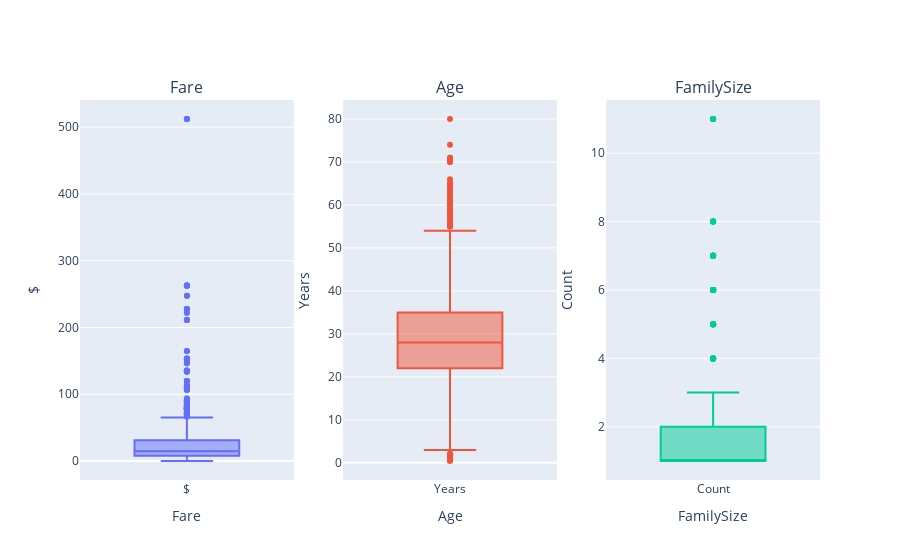

This figure's notebook cell:
### Code cell
from mc_plot import mc_boxplots_solo
box_plot_cols = ['Fare', 'Age', 'FamilySize']
units = ['$', 'Years', 'Count']
mc_boxplots_solo(data_test, box_plot_cols, units)

### Figure 1 — Plotly figure (JSON) as saved in the notebook; plotly's stock layout.template omitted (floating-point values rounded to 4 significant figures; data arrays with more than 128 entries replaced by an {"elided": "..."} marker saying what was removed)
{"data": [{"name": "$", "showlegend": false, "type": "box", "xaxis": "x", "y": {"elided": "891 float values"}, "yaxis": "y"}, {"name": "Years", "showlegend": false, "type": "box", "xaxis": "x2", "y": {"elided": "891 float values"}, "yaxis": "y2"}, {"name": "Count", "showlegend": false, "type": "box", "xaxis": "x3", "y": {"elided": "891 int values"}, "yaxis": "y3"}], "layout": {"annotations": [{"font": {"size": 16}, "showarrow": false, "text": "Fare", "x": 0.1444, "xanchor": "center", "xref": "paper", "y": 1, "yanchor": "bottom", "yref": "paper"}, {"font": {"size": 16}, "showarrow": false, "text": "Age", "x": 0.5, "xanchor": "center", "xref": "paper", "y": 1, "yanchor": "bottom", "yref": "paper"}, {"font": {"size": 16}, "showarrow": false, "text": "FamilySize", "x": 0.8556, "xanchor": "center", "xref": "paper", "y": 1, "yanchor": "bottom", "yref": "paper"}], "xaxis": {"anchor": "y", "domain": [0, 0.2889], "title": {"text": "Fare"}}, "xaxis2": {"anchor": "y2", "domain": [0.3556, 0.6444], "title": {"text": "Age"}}, "xaxis3": {"anchor": "y3", "domain": [0.7111, 1], "title": {"text": "FamilySize"}}, "yaxis": {"anchor": "x", "domain": [0, 1], "title": {"text": "$"}}, "yaxis2": {"anchor": "x2", "domain": [0, 1], "title": {"text": "Years"}}, "yaxis3": {"anchor": "x3", "domain": [0, 1], "title": {"text": "Count"}}}}
